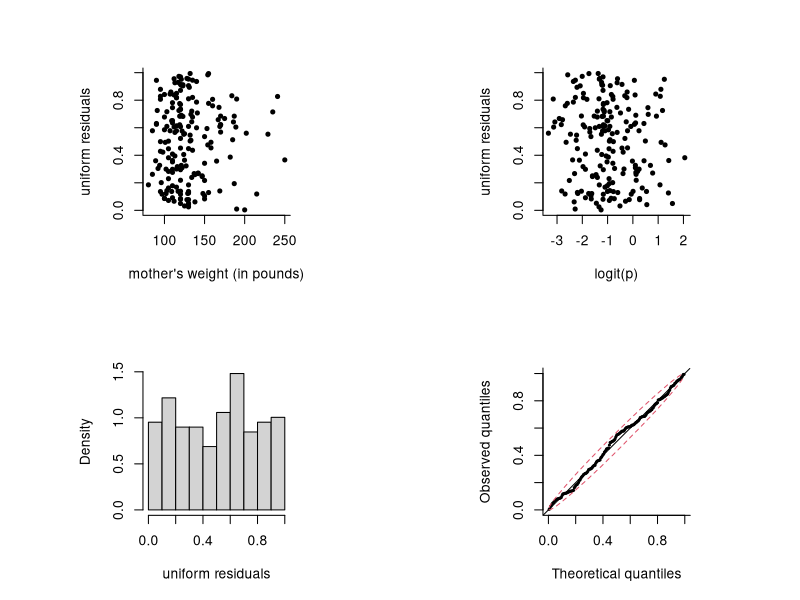

The R script that drew this image:
## ---- chunk 1
data(birthwt, package = "MASS")
# Preprocessing from MASS - give meaningful labels for factors
# See help for description of the data set
# Rewrite a new data frame with those variables
bwt <- with(birthwt, {
  race <- factor(race, labels = c("white", "black", "other"))
  ptd <- factor(ptl > 0)
  ftv <- factor(ftv) 
  # Group number of visits to avoid categories with small counts
  levels(ftv)[-(1:2)] <- "2+"
  data.frame(low = factor(low), age, lwt, race, smoke = (smoke > 0),
             ptd, ht = (ht > 0), ui = (ui > 0), ftv)
  })

lbw <- glm(low ~ ., family = binomial, data = bwt)
# Can use summary just like for lm
summary(lbw)
## ---- chunk 2
binmod <- glm(formula = low ~ lwt + race + smoke + ptd + ht + ui, 
           family = binomial(link = "logit"), data = bwt)
#Logit link function
logit <- function(x){log(x)-log(1-x)}
n <- length(fitted(binmod))
U1 <- runif(n, min = 0, max = fitted(binmod))
U2 <- runif(n, min = fitted(binmod), max = 1)
unires <- binmod$y*U1 + U2*(1-binmod$y)
par(pty = "s", mfrow = c(2, 2), bty = "l", pch = 20)
plot(bwt$lwt, unires, ylab = "uniform residuals",
     xlab = "mother's weight (in pounds)")
plot(logit(fitted(binmod)), unires, ylab = "uniform residuals",
     xlab = "logit(p)")
hist(unires, probability = TRUE, main = "", xlab = "uniform residuals")

# Quantile - quantile plot
plot(x = rank(unires)/(n + 1), y = unires, 
     xlab = "Theoretical quantiles", ylab = "Observed quantiles", 
     xlim = c(0, 1), ylim = c(0, 1), cex = 0.5)
abline(a = 0, b = 1)
# Simulated confidence bands, based on quantiles of the uniform distribution
pconfint <- apply(apply(matrix(runif(10000 * n), nrow = n), 2, sort), 1, quantile, probs = c(0.025, 0.975))
lines((1:n)/(n+1), pconfint[1,], lty = 2, col = 2)
lines((1:n)/(n+1), pconfint[2,], lty = 2, col = 2)

## ---- chunk 3
# Create dataset
site <- gl(n = 3, k = 1, length = 12) 
# gl generates levels of a factor
tumor <- gl(n = 4, k = 3) #each 3
cases <- c(22, 2, 10, 16, 54, 115, 19, 33, 73, 11, 17, 28)
cancer <- data.frame(tumor, site, cases)
# Four cases - no effect, main interaction only, additive
cancer.m0 <- glm(cases ~ 1, family = poisson, data = cancer)
cancer.m1 <- glm(cases ~ tumor, family = poisson, data = cancer)
cancer.m2 <- glm(cases ~ site, family = poisson, data = cancer)
cancer.m3 <- glm(cases ~ tumor + site, family = poisson, data = cancer)
# Saturated model
cancer.m4 <- glm(cases ~ tumor * site, family = poisson, data = cancer)
# Analysis of deviance
# Same syntax as for GLM
drop1(cancer.m4)
anova(cancer.m3, cancer.m4, test = "Chisq")
# anova(cancer.m4) returns three tests, 
# but only the comparison with additive model is justified
summary(cancer.m4)
# Alternatively, compute manually
1 - pchisq(deviance(cancer.m3), df = cancer.m3$df.residual)
